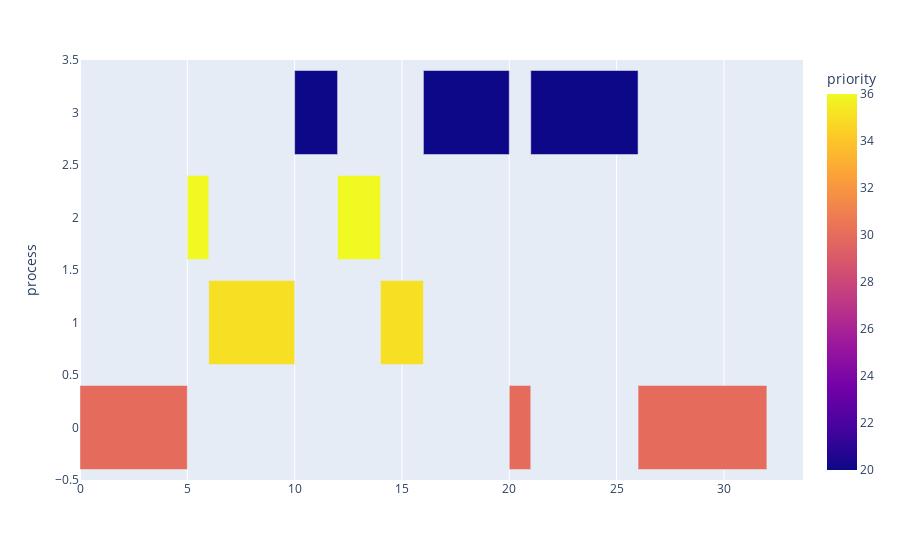

Notebook cell for this chart:
### Markdown cell above
Now test the SRT scheduler

### Code cell
# run kernel with SRT scheduling algorithm
op.kernel(s.SRT_scheduler, 6)

# read CPU data from kernel run
df = pd.read_csv('results.csv')
df.head()

# use Prof. Al Madi's code to plot
fig = px.timeline(df, x_start='start', x_end='finish', y='process', color='priority')
df['delta'] = df['finish'] - df['start']
fig.layout.xaxis.type = 'linear'
fig.data[0].x = df.delta.tolist()
fig.show()

### Figure 1 — Plotly figure (JSON) as saved in the notebook; plotly's stock layout.template omitted (floating-point values rounded to 4 significant figures)
{"data": [{"alignmentgroup": "True", "base": [0, 5, 6, 10, 12, 14, 16, 20, 21, 26], "hovertemplate": "start=%{base}<br>finish=%{x}<br>process=%{y}<br>priority=%{marker.color}<extra></extra>", "legendgroup": "", "marker": {"color": [30, 36, 35, 20, 36, 35, 20, 30, 20, 30], "coloraxis": "coloraxis"}, "name": "", "offsetgroup": "", "orientation": "h", "showlegend": false, "textposition": "auto", "type": "bar", "x": [5, 1, 4, 2, 2, 2, 4, 1, 5, 6], "xaxis": "x", "y": [0, 2, 1, 3, 2, 1, 3, 0, 3, 0], "yaxis": "y"}], "layout": {"barmode": "overlay", "coloraxis": {"colorbar": {"title": {"text": "priority"}}, "colorscale": [[0, "#0d0887"], [0.1111, "#46039f"], [0.2222, "#7201a8"], [0.3333, "#9c179e"], [0.4444, "#bd3786"], [0.5556, "#d8576b"], [0.6667, "#ed7953"], [0.7778, "#fb9f3a"], [0.8889, "#fdca26"], [1, "#f0f921"]]}, "legend": {"tracegroupgap": 0}, "margin": {"t": 60}, "xaxis": {"anchor": "y", "domain": [0, 1], "type": "linear"}, "yaxis": {"anchor": "x", "domain": [0, 1], "title": {"text": "process"}}}}
